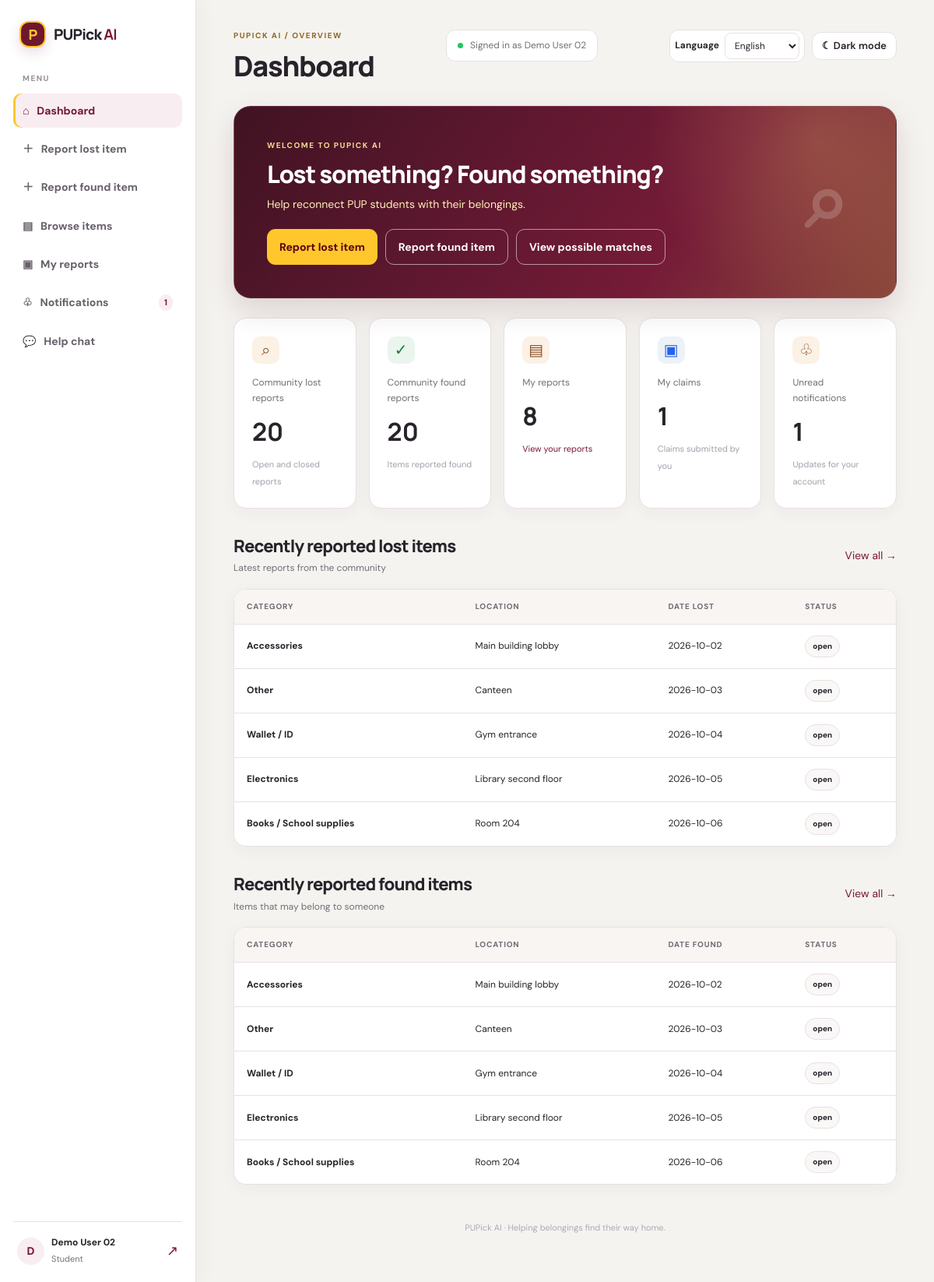
The app's page /dashboard.php (signed in) with its own data.
### tables this page shows
CREATE TABLE IF NOT EXISTS `lost_items` (
    `lost_item_id` INT UNSIGNED NOT NULL AUTO_INCREMENT,
    `user_id` INT UNSIGNED NOT NULL,
    `item_name` VARCHAR(100) NOT NULL,
    `category` VARCHAR(80) NOT NULL,
    `description` TEXT NOT NULL,
    `color` VARCHAR(50) NOT NULL DEFAULT '',
    `lost_location` VARCHAR(150) NOT NULL,
    `date_lost` DATE DEFAULT NULL,
    `image_path` VARCHAR(255) DEFAULT NULL,
    `status` ENUM('open', 'matched', 'returned') NOT NULL DEFAULT 'open',
    `created_at` TIMESTAMP NOT NULL DEFAULT CURRENT_TIMESTAMP,
    PRIMARY KEY (`lost_item_id`),
    KEY `idx_lost_items_user` (`user_id`),
    KEY `idx_lost_items_status_created` (`status`, `created_at`),
    CONSTRAINT `fk_lost_items_user`
        FOREIGN KEY (`user_id`) REFERENCES `users` (`user_id`)
        ON UPDATE CASCADE ON DELETE CASCADE
);

CREATE TABLE IF NOT EXISTS `found_items` (
    `found_item_id` INT UNSIGNED NOT NULL AUTO_INCREMENT,
    `user_id` INT UNSIGNED NOT NULL,
    `item_name` VARCHAR(100) NOT NULL,
    `category` VARCHAR(80) NOT NULL,
    `description` TEXT NOT NULL,
    `color` VARCHAR(50) NOT NULL DEFAULT '',
    `found_location` VARCHAR(150) NOT NULL,
    `date_found` DATE DEFAULT NULL,
    `image_path` VARCHAR(255) DEFAULT NULL,
    `status` ENUM('open', 'matched', 'returned') NOT NULL DEFAULT 'open',
    `created_at` TIMESTAMP NOT NULL DEFAULT CURRENT_TIMESTAMP,
    PRIMARY KEY (`found_item_id`),
    KEY `idx_found_items_user` (`user_id`),
    KEY `idx_found_items_status_created` (`status`, `created_at`),
    CONSTRAINT `fk_found_items_user`
        FOREIGN KEY (`user_id`) REFERENCES `users` (`user_id`)
        ON UPDATE CASCADE ON DELETE CASCADE
);

### helpers.php (called while the page is built, shortened)
<?php
function e($value): string {
    return htmlspecialchars((string)$value, ENT_QUOTES, 'UTF-8');
}

### dashboard.php (the view, shortened to what this page needs)
<?php
require_once "db.php";
require_once "helpers.php";
$counts = ['lost' => 0, 'found' => 0, 'mine' => 0, 'claims' => 0, 'unread' => 0];
$counts['lost'] = (int)$conn->query("SELECT COUNT(*) FROM lost_items")->fetchColumn();
$counts['found'] = (int)$conn->query("SELECT COUNT(*) FROM found_items")->fetchColumn();
$stmt = $conn->prepare(
    "SELECT
        (SELECT COUNT(*) FROM lost_items WHERE user_id = ?) +
        (SELECT COUNT(*) FROM found_items WHERE user_id = ?)"
);
$stmt->execute([$_SESSION['user_id'], $_SESSION['user_id']]);
$counts['mine'] = (int)$stmt->fetchColumn();
$stmt = $conn->prepare("SELECT COUNT(*) FROM claims WHERE claimant_user_id = ?");
$stmt->execute([$_SESSION['user_id']]);
$counts['claims'] = (int)$stmt->fetchColumn();
$stmt = $conn->prepare("SELECT COUNT(*) FROM notifications WHERE user_id = ? AND is_read = 0");
$stmt->execute([$_SESSION['user_id']]);
$counts['unread'] = (int)$stmt->fetchColumn();
$stmt = $conn->query(
    "SELECT li.lost_item_id, li.category, li.lost_location, li.date_lost,
            li.status, u.full_name
     FROM lost_items li LEFT JOIN users u ON li.user_id = u.user_id
     ORDER BY li.created_at DESC LIMIT 5"
);
$recentLost = $stmt->fetchAll();
$stmt = $conn->query(
    "SELECT fi.found_item_id, fi.category, fi.found_location, fi.date_found,
            fi.status, u.full_name
     FROM found_items fi LEFT JOIN users u ON fi.user_id = u.user_id
     ORDER BY fi.created_at DESC LIMIT 5"
);
$recentFound = $stmt->fetchAll();
?>
<!DOCTYPE html>
<html lang="en">
<head>
    <link rel="stylesheet" href="style.css">
</head>
<body>
<div class="app-shell">
    <aside class="sidebar">
        <a class="brand sidebar-brand" href="dashboard.php"><span class="brand-mark">P</span><span>PUPick <b>AI</b></span></a>
        <p class="side-label">MENU</p>
        <a class="nav-link active" href="dashboard.php">⌂ &nbsp; Dashboard</a>
        <a class="nav-link" href="report_lost.php">＋ &nbsp; Report lost item</a>
        <a class="nav-link" href="report_found.php">＋ &nbsp; Report found item</a>
        <a class="nav-link" href="items.php">▤ &nbsp; Browse items</a>
        <a class="nav-link" href="my_reports.php">▣ &nbsp; My reports</a>
        <a class="nav-link" href="notifications.php">♧ &nbsp; Notifications <span class="nav-count"><?= $counts['unread'] ?></span></a>
        <a class="nav-link" href="chatbot.php">💬 &nbsp; Help chat</a>
        <div class="sidebar-bottom">
            <div class="avatar"><?= e(strtoupper(substr($_SESSION['full_name'], 0, 1))) ?></div>
            <div class="profile-mini"><strong><?= e($_SESSION['full_name']) ?></strong><span><?= e(ucfirst($_SESSION['role'])) ?></span></div>
            <a class="logout-link" href="logout.php" title="Log out">↗</a>
        </div>
    </aside>
    <main class="main-content">
        <header class="topbar">
            <div><p class="eyebrow">PUPICK AI / OVERVIEW</p><h1>Dashboard</h1></div>
            <div class="topbar-right"><span class="status-dot"></span> Signed in as <?= e($_SESSION['full_name']) ?></div>
        </header>
        <section class="welcome-banner">
            <div><p class="eyebrow light">WELCOME TO PUPICK AI</p><h2>Lost something? Found something?</h2><p>Help reconnect PUP students with their belongings.</p>
                <div class="banner-actions"><a class="btn white" href="report_lost.php">Report lost item</a><a class="btn outline-white" href="report_found.php">Report found item</a><a class="btn outline-white" href="ai_matches.php">View possible matches</a></div>
            </div>
            <div class="banner-icon">⌕</div>
        </section>
        <section class="stats-grid">
            <article class="stat-card"><span class="stat-icon red">⌕</span><p>Community lost reports</p><strong><?= $counts['lost'] ?></strong><small>Open and closed reports</small></article>
            <article class="stat-card"><span class="stat-icon green">✓</span><p>Community found reports</p><strong><?= $counts['found'] ?></strong><small>Items reported found</small></article>
            <article class="stat-card"><span class="stat-icon gold">▤</span><p>My reports</p><strong><?= $counts['mine'] ?></strong><small><a href="my_reports.php">View your reports</a></small></article>
            <article class="stat-card"><span class="stat-icon blue">▣</span><p>My claims</p><strong><?= $counts['claims'] ?></strong><small>Claims submitted by you</small></article>
            <article class="stat-card"><span class="stat-icon gold">♧</span><p>Unread notifications</p><strong><?= $counts['unread'] ?></strong><small>Updates for your account</small></article>
        </section>
        <section class="section-heading"><div><h2>Recently reported lost items</h2><p class="muted">Latest reports from the community</p></div><a href="items.php?kind=lost">View all →</a></section>
        <div class="table-wrap">
            <table><thead><tr><th>Category</th><th>Location</th><th>Date lost</th><th>Status</th></tr></thead><tbody>
            <?php foreach ($recentLost as $item): ?><tr><td><strong><?= e($item['category']) ?></strong></td><td><?= e($item['lost_location']) ?></td><td><?= e($item['date_lost']) ?></td><td><span class="pill"><?= e(trim($item['status'])) ?></span></td></tr><?php endforeach; ?>
            </tbody></table>
        </div>
        <section class="section-heading"><div><h2>Recently reported found items</h2><p class="muted">Items that may belong to someone</p></div><a href="items.php?kind=found">View all →</a></section>
        <div class="table-wrap">
            <table><thead><tr><th>Category</th><th>Location</th><th>Date found</th><th>Status</th></tr></thead><tbody>
            <?php foreach ($recentFound as $item): ?><tr><td><strong><?= e($item['category']) ?></strong></td><td><?= e($item['found_location']) ?></td><td><?= e($item['date_found']) ?></td><td><span class="pill"><?= e(trim($item['status'])) ?></span></td></tr><?php endforeach; ?>
            </tbody></table>
        </div>
        <footer class="footer">PUPick AI · Helping belongings find their way home.</footer>
    </main>
</div>
</body>
</html>

### records on screen
lost_items: category "Accessories", lost_location "Main building lobby", date_lost "2026-10-02", status "open"
lost_items: category "Other", lost_location "Canteen", date_lost "2026-10-03", status "open"
lost_items: category "Wallet / ID", lost_location "Gym entrance", date_lost "2026-10-04", status "open"
lost_items: category "Electronics", lost_location "Library second floor", date_lost "2026-10-05", status "open"
lost_items: category "Books / School supplies", lost_location "Room 204", date_lost "2026-10-06", status "open"
found_items: category "Accessories", found_location "Main building lobby", date_found "2026-10-02", status "open"
found_items: category "Other", found_location "Canteen", date_found "2026-10-03", status "open"
found_items: category "Wallet / ID", found_location "Gym entrance", date_found "2026-10-04", status "open"
found_items: category "Electronics", found_location "Library second floor", date_found "2026-10-05", status "open"
found_items: category "Books / School supplies", found_location "Room 204", date_found "2026-10-06", status "open"

### other values on screen
$counts['unread'] "1"
substr($_SESSION['full_name'], 0, 1) "D"
$_SESSION['full_name'] "Demo User 02"
$_SESSION['role'] "Student"
$counts['lost'] "20"
$counts['found'] "20"
$counts['mine'] "8"
$counts['claims'] "1"
